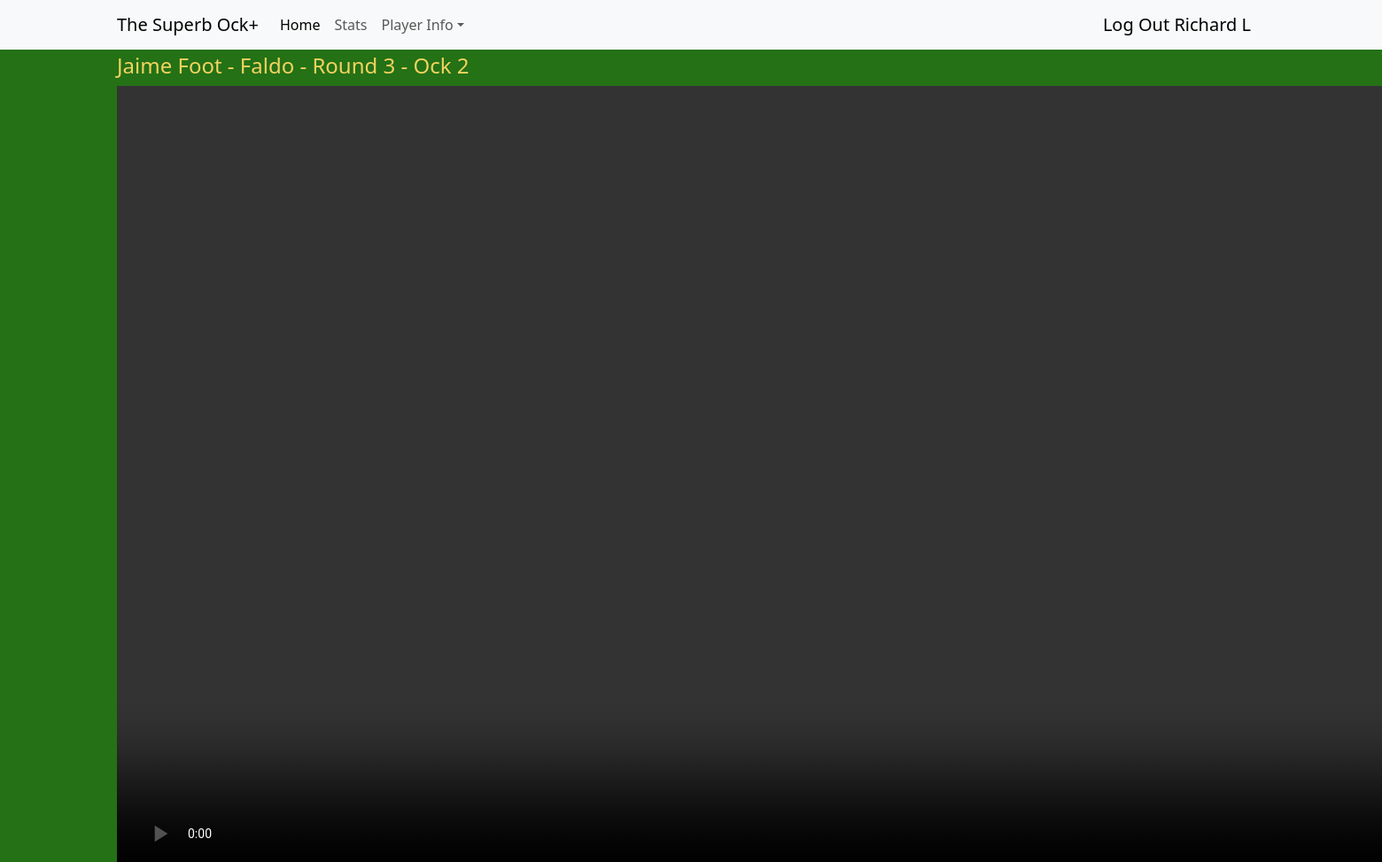
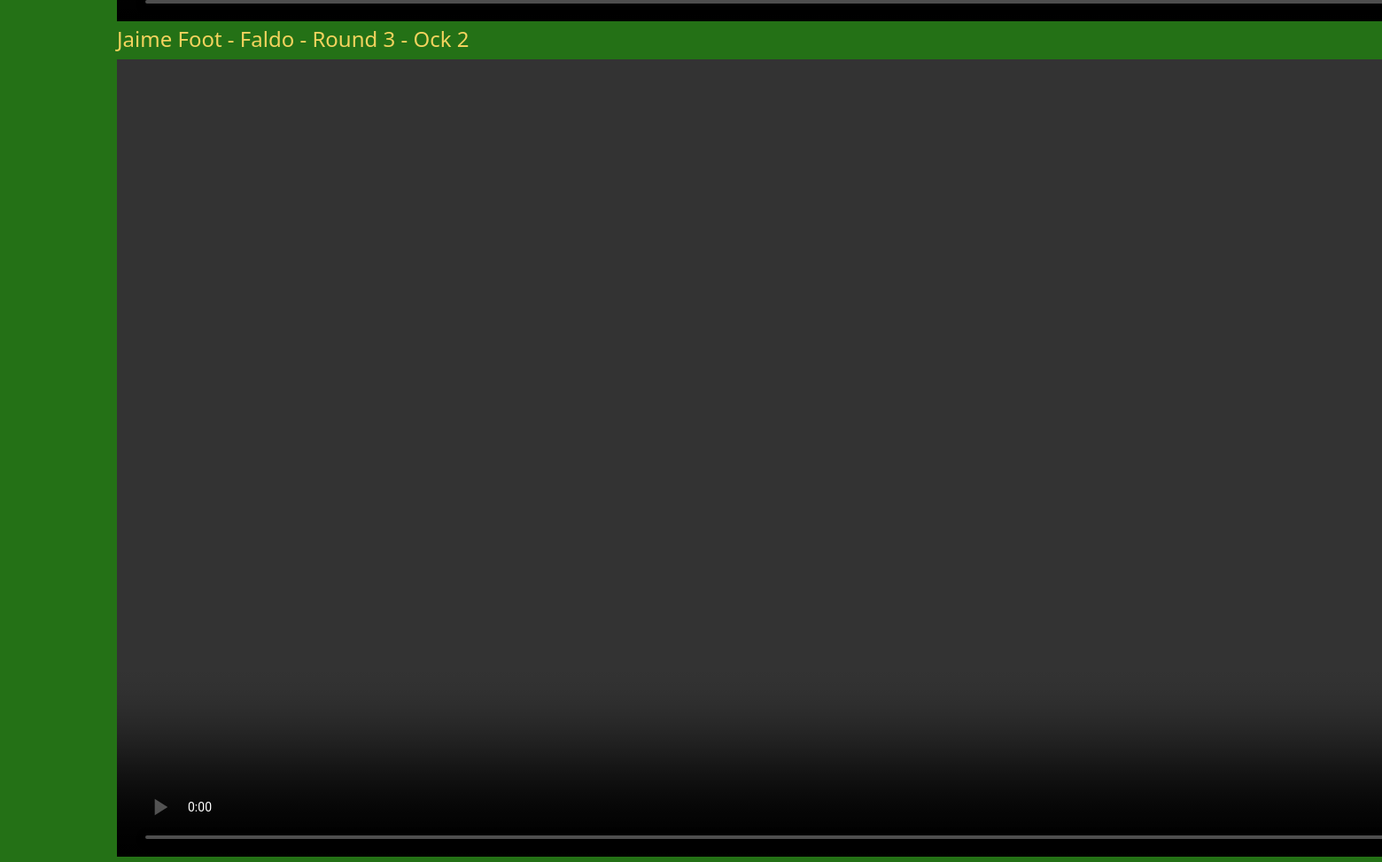
The app's page /highlights/1 (signed in) with its own data (2 pictures, top to bottom).
### tournaments/models.py (models this page shows, shortened)
class Score(models.Model):
    player = models.ForeignKey(Player,on_delete=models.CASCADE)
    hole = models.ForeignKey(Hole,on_delete=models.CASCADE)
    golf_round = models.ForeignKey(GolfRound,on_delete=models.CASCADE)
    strokes = models.IntegerField(blank=True,null=True)
    stableford_score = models.IntegerField(blank=True,null=True)
    sandy = models.BooleanField(default=False)
    handicap = models.ForeignKey(Handicap,on_delete=models.CASCADE,blank=True,null=True)
    highlight_link = models.ManyToManyField(Video,blank=True)

class Player(models.Model):
    first_name = models.CharField(max_length=20)
    last_name = models.CharField(max_length=20)
    handedness = models.CharField(max_length=20)
    championships = models.IntegerField()
    def __str__(self) -> str:
        return f"{self.first_name} {self.last_name}"

class Video(models.Model):
    file = models.FileField(upload_to='')
    title = models.CharField(max_length=100)
    thumbnail = models.ImageField(blank=True)

class Hole(models.Model):
    course = models.ForeignKey(Course,on_delete=models.CASCADE)
    yards = models.IntegerField()
    par = models.IntegerField(choices=[(3,3),(4,4),(5,5)])
    stroke_index = models.IntegerField(choices=[(x+1,x+1) for x in range(18)])
    hole_number = models.IntegerField(choices=[(x+1,x+1) for x in range(18)])

class Course(models.Model):
    course_name = models.CharField(max_length=20)
    resort = models.ForeignKey(Resort,on_delete=models.CASCADE)
    tee = models.CharField(max_length=20)
    slope_rating = models.IntegerField()
    course_rating = models.DecimalField(decimal_places=1,max_digits=3)

class GolfRound(models.Model):
    round_number = models.IntegerField()
    holiday = models.ForeignKey(Holiday,on_delete=models.CASCADE)

class Holiday(models.Model):
    resort = models.ForeignKey(Resort,on_delete=models.CASCADE)
    tournament = models.ForeignKey(Tournament,on_delete=models.CASCADE)
    holiday_number = models.IntegerField()
    slug = models.SlugField(default="", null=False)

### tournaments/views.py (the view)
# urls.py: path('highlights/<int:highlight>',views.HighlightView.as_view(),name='highlight_view'),
class HighlightView(View):
    template_name = 'tournaments/highlight.html'
    def get(self,request,highlight):
        selected_highlight = Score.objects.filter(highlight_link__id=highlight)
        assigned = True
        video = 0
        if len(selected_highlight) == 0:
            video = Video.objects.filter(id=highlight)
            assigned = False
        context = {
            'highlights':selected_highlight,
            'assigned':assigned,
            'video':video
        }
        return render(request, self.template_name, context)

### tournaments/templates/tournaments/highlight.html (shortened to what this page needs)
{% extends 'tournaments/base.html'%}
{% block content %}
{% if assigned %}
{% for row in highlights %}
{% for highlight in row.highlight_link.all %}
<h4>{{row.player}} - {{row.hole.course.course_name}} - Round {{row.golf_round.round_number}} - Ock {{row.golf_round.holiday.holiday_number}}</h4>
<video preload controls class="player" height="900vh">
    <source src="{{highlight.file.url}}" type="video/mp4" />
  </video>
  {% endfor %}
  {% endfor %}
  {% endif %}
{% endblock content%}

### tournaments/templates/tournaments/base.html (shortened to what this page needs)
<!DOCTYPE html>
<html lang="en">
<head>
    {% load static %}
    <link href="https://cdn.jsdelivr.net/npm/bootstrap@5.3.2/dist/css/bootstrap.min.css" rel="stylesheet"
>
    <link rel="stylesheet" href="{% static 'tournaments/styles.css' %}">
</head>
<body>
    <nav class="navbar navbar-expand-lg navbar-light bg-light fixed-top">
        <div class="container">
            <a class="navbar-brand" href="{% url 'homepage' %}">The Superb Ock+</a>
            <div class="collapse navbar-collapse" id="collapsibleNavId">
                <ul class="navbar-nav me-auto mt-2 mt-lg-0">
                    <li class="nav-item">
                        <a class="nav-link active" href="{% url 'homepage' %}" aria-current="page">Home
                            <span class="visually-hidden">(current)</span></a>
                    </li>
                    <li class="nav-item">
                        <a class="nav-link" href="{% url 'stats' %}">Stats</a>
                    </li>
                    <li class="nav-item dropdown">
                        <a class="nav-link dropdown-toggle" href="#" id="dropdownId" data-bs-toggle="dropdown"
                            aria-haspopup="true" aria-expanded="false">Player Info</a>
                    </li>
                </ul>
                <form class="d-flex my-2 my-lg-0">
                    {% if user.is_authenticated %}
                    <a class="navbar-brand" href="{% url 'logout' %}" class="nav-link active" title="Log Out">Log Out {{user.first_name}} {{user.last_name|first}}</a>
                    {% else %}
                    <a class="navbar-brand" href="{% url 'login' %}" class="nav-link active" title="Login">Login</a>
                    <a class="navbar-brand" href="{% url 'sign_up_user' %}" class="nav-link active" title="sign up user">Sign Up</a>
                    {% endif %}
                </form>
            </div>
        </div>
    </nav>
    <div class="container main">
        {% block content %}
        {% endblock content %}
    </div>
</body>

### tournaments/static/tournaments/styles.css (style rules this page uses)
:root { --bs-body-font-family: var(--bs-font-sans-serif); --bs-body-font-size: 1rem; --bs-body-font-weight: 400; --bs-body-line-height: 1.5; --bs-body-color: #F4D35E; --bs-body-color-rgb: 33, 37, 41; --bs-body-bg: #247116; --bs-body-bg-rgb: 255, 255, 255; --bs-emphasis-color:var(--bs-body-color); --bs-btn-bg:#F4D35E; }
body { padding-top: 60px; }
a:link { text-decoration: none; }

### records on screen
Score: player "Jaime Foot", hole.course.course_name "Faldo", golf_round.round_number "3", golf_round.holiday.holiday_number "2"

### other values on screen
{{ user.first_name }} "Richard"
{{ user.last_name|first }} "L"
